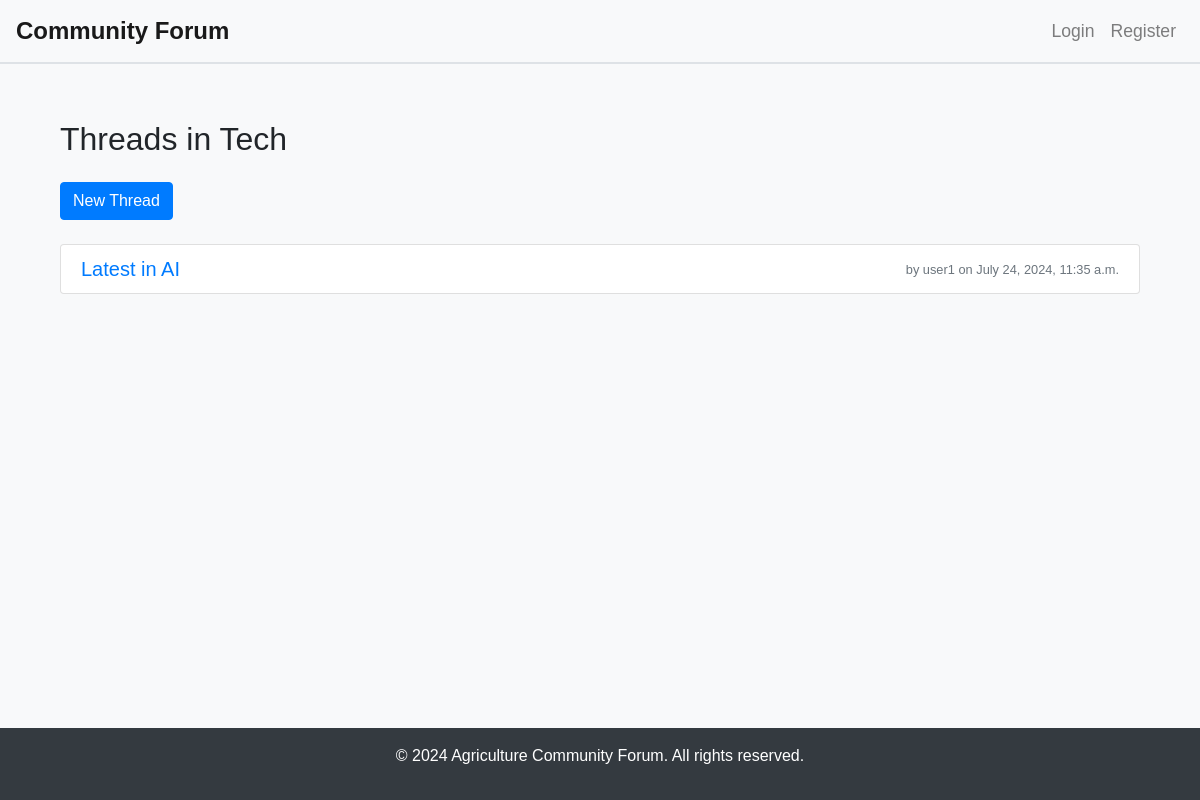
Screenshot of /category/tech/ with the database file from the repository.
### forum/models.py (models this page shows, shortened)
class Category(models.Model):
    name = models.CharField(max_length=255, unique=True)
    slug = models.SlugField(max_length=255, unique=True, blank=True)
    description = models.TextField()
    created_at = models.DateTimeField(auto_now_add=True)
    updated_at = models.DateTimeField(auto_now=True)

class Thread(models.Model):
    title = models.CharField(max_length=255)
    slug = models.SlugField(max_length=255, unique=True, blank=True)
    content = models.TextField()
    category = models.ForeignKey(
        Category, related_name='threads', on_delete=models.CASCADE)
    author = models.ForeignKey(
        User, related_name='threads', on_delete=models.CASCADE)
    is_published = models.BooleanField(default=True)
    tags = models.CharField(max_length=255, blank=True)
    created_at = models.DateTimeField(auto_now_add=True)
    updated_at = models.DateTimeField(auto_now=True)

### forum/views.py (the view)
def thread_list(request, category_slug):
    category = get_object_or_404(Category, slug=category_slug)
    threads = category.threads.filter(is_published=True)
    return render(request, 'forum/thread_list.html', {'category': category, 'threads': threads})

### forum/templates/forum/thread_list.html
{% extends 'forum/base.html' %}
{% block content %}
<div class="container">
    <h2 class="mb-4">Threads in {{ category.name }}</h2>
    <a href="{% url 'new_thread' category.slug %}" class="btn btn-primary mb-4">New Thread</a>
    {% if threads %}
        <ul class="list-group">
            {% for thread in threads %}
                <li class="list-group-item d-flex justify-content-between align-items-center">
                    <a href="{% url 'thread_detail' category.slug thread.slug %}" class="h5 mb-0">{{ thread.title }}</a>
                    <div class="text-muted small">
                        <span>by {{ thread.author.username }}</span>
                        <span>on {{ thread.created_at|date:"F j, Y, g:i a" }}</span>
                    </div>
                </li>
            {% endfor %}
        </ul>
    {% else %}
        <p>No threads available in this category.</p>
    {% endif %}
</div>
{% endblock %}

### forum/templates/forum/base.html (style rules this page uses)
html, body { height: 100%; margin: 0; }
body { font-family: Arial, sans-serif; background-color: #f8f9fa; display: flex; flex-direction: column; }
.container { flex: 1; margin-top: 2rem; }

### rows the page displays
Category: name "Tech"
Thread: title "Latest in AI", author.username "user1", created_at "July 24, 2024, 11:35 a.m."
